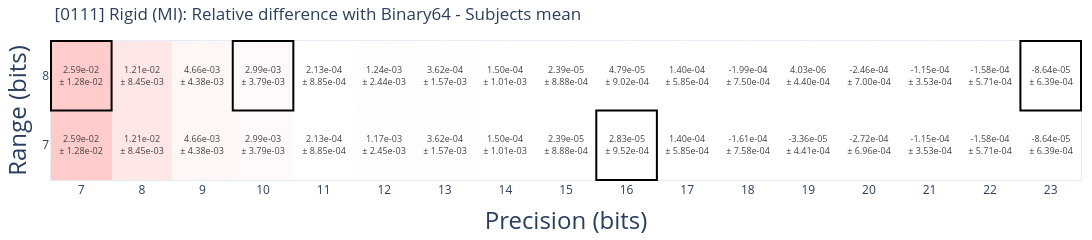
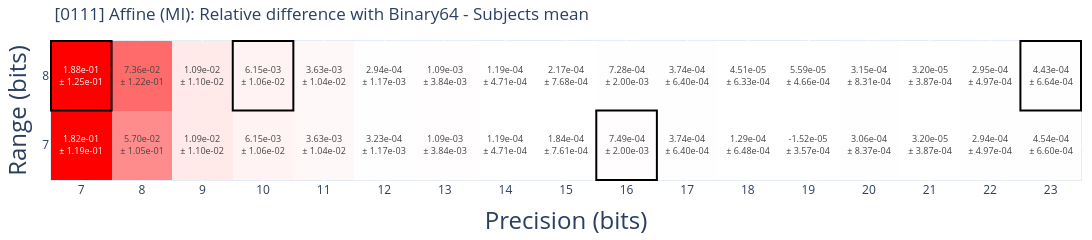
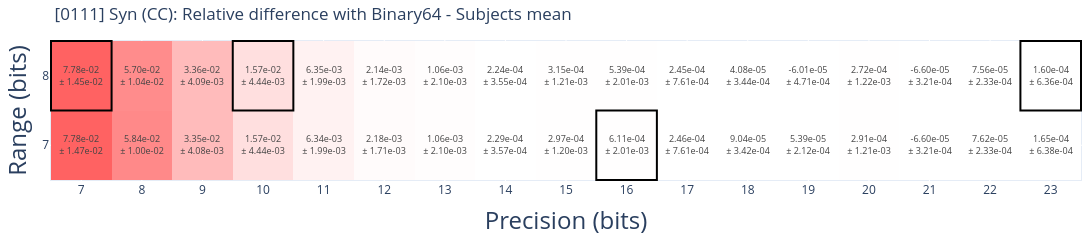
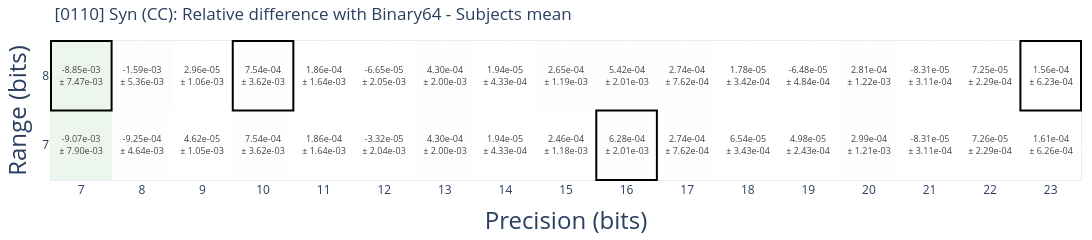

Notebook code cell kept with these figures, in order:
### Code cell
import warnings

warnings.filterwarnings("ignore")

STAGES = [("rigid", "MI"), ("affine", "MI"), ("syn", "CC")]
EXP_IDS = [
    "0111",
    "0110",
    "0100",
    "0011",
    "0001",
    # "1111",
]


def rel_diff(z, metrics):
    return (z - metrics["binary64"]) / np.abs(metrics["binary64"])


def rel_diff_std(x, y, exp_metrics):
    std_delta = np.zeros((len(y), len(x)))
    for yi, y_key in enumerate(y):
        for xi, x_key in enumerate(x):
            std_delta[yi, xi] = np.nanstd(
                np.abs(
                    np.asarray(exp_metrics.get(f"r{y_key}-p{x_key}", np.nan))
                    - np.asarray(exp_metrics["binary64"])
                )
                / np.abs(exp_metrics["binary64"])
            )
    return std_delta


def get_experiment(df, *, exp_id=[]):
    # Always include the binary64 data format
    if isinstance(exp_id, str):
        exp_id = [exp_id]
    return df[df["exp_id"].isin(exp_id + ["0000"])]


def get_stage_max_abs_diff(df: pd.DataFrame, stage: int):
    mean_metrics = get_stage_metric_stats(get_experiment(rv, exp_id=EXP_IDS), stage=3)[
        "mean"
    ]

    raw_metric = np.array(
        [
            x
            for y in get_stage_metric_stats(
                get_experiment(rv, exp_id=EXP_IDS), stage=3
            )["raw_value"].values()
            for x in y
        ]
    )

    return np.nanmax(rel_diff(raw_metric, mean_metrics))


# Compute on a per-stage basis
all_data = get_experiment(rv, exp_id=EXP_IDS)
global_max_abs_diff = np.max(
    [get_stage_max_abs_diff(all_data, stage=stage) for stage in [1, 2, 3]]
)

for exp_id in EXP_IDS:
    exp_data = get_experiment(rv, exp_id=exp_id)
    n_subjects = exp_data["subject"].nunique()

    for stage_id, (stage_name, metric_name) in enumerate(STAGES, 1):
        # Skip unecessary plots
        if (stage_name == "rigid" and exp_id != "0111") or (
            stage_name == "affine" and exp_id in ["0110", "0001"]
        ):
            continue

        stage_metric_stats = get_stage_metric_stats(
            get_experiment(rv, exp_id=EXP_IDS), stage=stage_id
        )
        exp_metric_stats = get_stage_metric_stats(exp_data, stage=stage_id)

        """Metric relative difference with binary64"""
        plot_metric(
            exp_metric_stats,
            max_abs_diff=global_max_abs_diff,
            title=f"[{exp_id}] {stage_name.capitalize()} ({metric_name}): Relative difference with Binary64 - Subjects mean",
            out_file=figures.joinpath(
                f"{exp_id}-{stage_name}-metric_rel_diff-mean.pdf"
            ),
            metric_func=rel_diff,
            std_delta_func=rel_diff_std,
        )

### Figure 1 — Plotly figure (JSON) as saved in the notebook; plotly's stock layout.template omitted (floating-point values rounded to 4 significant figures)
{"data": [{"colorscale": [[0, "grey"], [1, "grey"]], "showscale": false, "type": "heatmap", "x": [7, 8, 9, 10, 11, 12, 13, 14, 15, 16, 17, 18, 19, 20, 21, 22, 23], "y": [7, 8], "z": [[NaN, NaN, NaN, NaN, NaN, NaN, NaN, NaN, NaN, NaN, NaN, NaN, NaN, NaN, NaN, NaN, NaN], [NaN, NaN, NaN, NaN, NaN, NaN, NaN, NaN, NaN, NaN, NaN, NaN, NaN, NaN, NaN, NaN, NaN]]}, {"colorscale": [[0, "green"], [0.5, "white"], [1, "red"]], "showscale": false, "text": [["2.59e-02<br>± 1.28e-02", "1.21e-02<br>± 8.45e-03", "4.66e-03<br>± 4.38e-03", "2.99e-03<br>± 3.79e-03", "2.13e-04<br>± 8.85e-04", "1.17e-03<br>± 2.45e-03", "3.62e-04<br>± 1.57e-03", "1.50e-04<br>± 1.01e-03", "2.39e-05<br>± 8.88e-04", "2.83e-05<br>± 9.52e-04", "1.40e-04<br>± 5.85e-04", "-1.61e-04<br>± 7.58e-04", "-3.36e-05<br>± 4.41e-04", "-2.72e-04<br>± 6.96e-04", "-1.15e-04<br>± 3.53e-04", "-1.58e-04<br>± 5.71e-04", "-8.64e-05<br>± 6.39e-04"], ["2.59e-02<br>± 1.28e-02", "1.21e-02<br>± 8.45e-03", "4.66e-03<br>± 4.38e-03", "2.99e-03<br>± 3.79e-03", "2.13e-04<br>± 8.85e-04", "1.24e-03<br>± 2.44e-03", "3.62e-04<br>± 1.57e-03", "1.50e-04<br>± 1.01e-03", "2.39e-05<br>± 8.88e-04", "4.79e-05<br>± 9.02e-04", "1.40e-04<br>± 5.85e-04", "-1.99e-04<br>± 7.50e-04", "4.03e-06<br>± 4.40e-04", "-2.46e-04<br>± 7.00e-04", "-1.15e-04<br>± 3.53e-04", "-1.58e-04<br>± 5.71e-04", "-8.64e-05<br>± 6.39e-04"]], "texttemplate": "%{text}", "type": "heatmap", "x": [7, 8, 9, 10, 11, 12, 13, 14, 15, 16, 17, 18, 19, 20, 21, 22, 23], "y": [7, 8], "z": [[0.0259, 0.01209, 0.004655, 0.002994, 0.0002128, 0.001173, 0.000362, 0.0001504, 2.39e-05, 2.826e-05, 0.0001398, -0.0001612, -3.361e-05, -0.0002722, -0.0001149, -0.0001583, -8.644e-05], [0.0259, 0.01208, 0.004655, 0.002994, 0.0002128, 0.001239, 0.000362, 0.0001504, 2.39e-05, 4.792e-05, 0.0001398, -0.0001989, 4.029e-06, -0.0002459, -0.0001149, -0.0001583, -8.644e-05]], "zmax": 0.1261, "zmid": 0, "zmin": -0.1261}], "layout": {"height": 200, "margin": {"b": 10, "l": 10, "r": 10, "t": 40}, "shapes": [{"line": {"color": "black", "width": 2}, "type": "rect", "x0": 22.5, "x1": 23.5, "xref": "x", "y0": 7.5, "y1": 8.5, "yref": "y"}, {"line": {"color": "black", "width": 2}, "type": "rect", "x0": 15.5, "x1": 16.5, "xref": "x", "y0": 6.5, "y1": 7.5, "yref": "y"}, {"line": {"color": "black", "width": 2}, "type": "rect", "x0": 9.5, "x1": 10.5, "xref": "x", "y0": 7.5, "y1": 8.5, "yref": "y"}, {"line": {"color": "black", "width": 2}, "type": "rect", "x0": 6.5, "x1": 7.5, "xref": "x", "y0": 7.5, "y1": 8.5, "yref": "y"}], "title": {"text": "[0111] Rigid (MI): Relative difference with Binary64 - Subjects mean"}, "width": 1600, "xaxis": {"ticks": "", "tickvals": [7, 8, 9, 10, 11, 12, 13, 14, 15, 16, 17, 18, 19, 20, 21, 22, 23], "title": {"font": {"size": 24}, "text": "Precision (bits)"}}, "yaxis": {"ticks": "", "tickvals": [7, 8], "title": {"font": {"size": 24}, "text": "Range (bits)"}}}}

### Figure 2 — Plotly figure (JSON) as saved in the notebook; plotly's stock layout.template omitted (floating-point values rounded to 4 significant figures)
{"data": [{"colorscale": [[0, "grey"], [1, "grey"]], "showscale": false, "type": "heatmap", "x": [7, 8, 9, 10, 11, 12, 13, 14, 15, 16, 17, 18, 19, 20, 21, 22, 23], "y": [7, 8], "z": [[NaN, NaN, NaN, NaN, NaN, NaN, NaN, NaN, NaN, NaN, NaN, NaN, NaN, NaN, NaN, NaN, NaN], [NaN, NaN, NaN, NaN, NaN, NaN, NaN, NaN, NaN, NaN, NaN, NaN, NaN, NaN, NaN, NaN, NaN]]}, {"colorscale": [[0, "green"], [0.5, "white"], [1, "red"]], "showscale": false, "text": [["1.82e-01<br>± 1.19e-01", "5.70e-02<br>± 1.05e-01", "1.09e-02<br>± 1.10e-02", "6.15e-03<br>± 1.06e-02", "3.63e-03<br>± 1.04e-02", "3.23e-04<br>± 1.17e-03", "1.09e-03<br>± 3.84e-03", "1.19e-04<br>± 4.71e-04", "1.84e-04<br>± 7.61e-04", "7.49e-04<br>± 2.00e-03", "3.74e-04<br>± 6.40e-04", "1.29e-04<br>± 6.48e-04", "-1.52e-05<br>± 3.57e-04", "3.06e-04<br>± 8.37e-04", "3.20e-05<br>± 3.87e-04", "2.94e-04<br>± 4.97e-04", "4.54e-04<br>± 6.60e-04"], ["1.88e-01<br>± 1.25e-01", "7.36e-02<br>± 1.22e-01", "1.09e-02<br>± 1.10e-02", "6.15e-03<br>± 1.06e-02", "3.63e-03<br>± 1.04e-02", "2.94e-04<br>± 1.17e-03", "1.09e-03<br>± 3.84e-03", "1.19e-04<br>± 4.71e-04", "2.17e-04<br>± 7.68e-04", "7.28e-04<br>± 2.00e-03", "3.74e-04<br>± 6.40e-04", "4.51e-05<br>± 6.33e-04", "5.59e-05<br>± 4.66e-04", "3.15e-04<br>± 8.31e-04", "3.20e-05<br>± 3.87e-04", "2.95e-04<br>± 4.97e-04", "4.43e-04<br>± 6.64e-04"]], "texttemplate": "%{text}", "type": "heatmap", "x": [7, 8, 9, 10, 11, 12, 13, 14, 15, 16, 17, 18, 19, 20, 21, 22, 23], "y": [7, 8], "z": [[0.1815, 0.05702, 0.01089, 0.006146, 0.003632, 0.000323, 0.001095, 0.0001185, 0.0001838, 0.0007487, 0.0003741, 0.0001289, -1.524e-05, 0.0003065, 3.204e-05, 0.000294, 0.0004544], [0.1877, 0.07359, 0.01087, 0.006146, 0.003632, 0.000294, 0.001095, 0.0001185, 0.0002167, 0.000728, 0.0003741, 4.508e-05, 5.591e-05, 0.0003147, 3.204e-05, 0.0002949, 0.0004434]], "zmax": 0.1261, "zmid": 0, "zmin": -0.1261}], "layout": {"height": 200, "margin": {"b": 10, "l": 10, "r": 10, "t": 40}, "shapes": [{"line": {"color": "black", "width": 2}, "type": "rect", "x0": 22.5, "x1": 23.5, "xref": "x", "y0": 7.5, "y1": 8.5, "yref": "y"}, {"line": {"color": "black", "width": 2}, "type": "rect", "x0": 15.5, "x1": 16.5, "xref": "x", "y0": 6.5, "y1": 7.5, "yref": "y"}, {"line": {"color": "black", "width": 2}, "type": "rect", "x0": 9.5, "x1": 10.5, "xref": "x", "y0": 7.5, "y1": 8.5, "yref": "y"}, {"line": {"color": "black", "width": 2}, "type": "rect", "x0": 6.5, "x1": 7.5, "xref": "x", "y0": 7.5, "y1": 8.5, "yref": "y"}], "title": {"text": "[0111] Affine (MI): Relative difference with Binary64 - Subjects mean"}, "width": 1600, "xaxis": {"ticks": "", "tickvals": [7, 8, 9, 10, 11, 12, 13, 14, 15, 16, 17, 18, 19, 20, 21, 22, 23], "title": {"font": {"size": 24}, "text": "Precision (bits)"}}, "yaxis": {"ticks": "", "tickvals": [7, 8], "title": {"font": {"size": 24}, "text": "Range (bits)"}}}}

### Figure 3 — Plotly figure (JSON) as saved in the notebook; plotly's stock layout.template omitted (floating-point values rounded to 4 significant figures)
{"data": [{"colorscale": [[0, "grey"], [1, "grey"]], "showscale": false, "type": "heatmap", "x": [7, 8, 9, 10, 11, 12, 13, 14, 15, 16, 17, 18, 19, 20, 21, 22, 23], "y": [7, 8], "z": [[NaN, NaN, NaN, NaN, NaN, NaN, NaN, NaN, NaN, NaN, NaN, NaN, NaN, NaN, NaN, NaN, NaN], [NaN, NaN, NaN, NaN, NaN, NaN, NaN, NaN, NaN, NaN, NaN, NaN, NaN, NaN, NaN, NaN, NaN]]}, {"colorscale": [[0, "green"], [0.5, "white"], [1, "red"]], "showscale": false, "text": [["7.78e-02<br>± 1.47e-02", "5.84e-02<br>± 1.00e-02", "3.35e-02<br>± 4.08e-03", "1.57e-02<br>± 4.44e-03", "6.34e-03<br>± 1.99e-03", "2.18e-03<br>± 1.71e-03", "1.06e-03<br>± 2.10e-03", "2.29e-04<br>± 3.57e-04", "2.97e-04<br>± 1.20e-03", "6.11e-04<br>± 2.01e-03", "2.46e-04<br>± 7.61e-04", "9.04e-05<br>± 3.42e-04", "5.39e-05<br>± 2.12e-04", "2.91e-04<br>± 1.21e-03", "-6.60e-05<br>± 3.21e-04", "7.62e-05<br>± 2.33e-04", "1.65e-04<br>± 6.38e-04"], ["7.78e-02<br>± 1.45e-02", "5.70e-02<br>± 1.04e-02", "3.36e-02<br>± 4.09e-03", "1.57e-02<br>± 4.44e-03", "6.35e-03<br>± 1.99e-03", "2.14e-03<br>± 1.72e-03", "1.06e-03<br>± 2.10e-03", "2.24e-04<br>± 3.55e-04", "3.15e-04<br>± 1.21e-03", "5.39e-04<br>± 2.01e-03", "2.45e-04<br>± 7.61e-04", "4.08e-05<br>± 3.44e-04", "-6.01e-05<br>± 4.71e-04", "2.72e-04<br>± 1.22e-03", "-6.60e-05<br>± 3.21e-04", "7.56e-05<br>± 2.33e-04", "1.60e-04<br>± 6.36e-04"]], "texttemplate": "%{text}", "type": "heatmap", "x": [7, 8, 9, 10, 11, 12, 13, 14, 15, 16, 17, 18, 19, 20, 21, 22, 23], "y": [7, 8], "z": [[0.07781, 0.05838, 0.03346, 0.01567, 0.006341, 0.002183, 0.001061, 0.0002293, 0.0002971, 0.000611, 0.0002458, 9.036e-05, 5.386e-05, 0.0002913, -6.602e-05, 7.617e-05, 0.0001646], [0.07781, 0.05695, 0.03357, 0.01567, 0.006355, 0.002142, 0.001058, 0.0002242, 0.0003151, 0.0005389, 0.0002452, 4.083e-05, -6.011e-05, 0.0002717, -6.602e-05, 7.563e-05, 0.0001596]], "zmax": 0.1261, "zmid": 0, "zmin": -0.1261}], "layout": {"height": 200, "margin": {"b": 10, "l": 10, "r": 10, "t": 40}, "shapes": [{"line": {"color": "black", "width": 2}, "type": "rect", "x0": 22.5, "x1": 23.5, "xref": "x", "y0": 7.5, "y1": 8.5, "yref": "y"}, {"line": {"color": "black", "width": 2}, "type": "rect", "x0": 15.5, "x1": 16.5, "xref": "x", "y0": 6.5, "y1": 7.5, "yref": "y"}, {"line": {"color": "black", "width": 2}, "type": "rect", "x0": 9.5, "x1": 10.5, "xref": "x", "y0": 7.5, "y1": 8.5, "yref": "y"}, {"line": {"color": "black", "width": 2}, "type": "rect", "x0": 6.5, "x1": 7.5, "xref": "x", "y0": 7.5, "y1": 8.5, "yref": "y"}], "title": {"text": "[0111] Syn (CC): Relative difference with Binary64 - Subjects mean"}, "width": 1600, "xaxis": {"ticks": "", "tickvals": [7, 8, 9, 10, 11, 12, 13, 14, 15, 16, 17, 18, 19, 20, 21, 22, 23], "title": {"font": {"size": 24}, "text": "Precision (bits)"}}, "yaxis": {"ticks": "", "tickvals": [7, 8], "title": {"font": {"size": 24}, "text": "Range (bits)"}}}}

### Figure 4 — Plotly figure (JSON) as saved in the notebook; plotly's stock layout.template omitted (floating-point values rounded to 4 significant figures)
{"data": [{"colorscale": [[0, "grey"], [1, "grey"]], "showscale": false, "type": "heatmap", "x": [7, 8, 9, 10, 11, 12, 13, 14, 15, 16, 17, 18, 19, 20, 21, 22, 23], "y": [7, 8], "z": [[NaN, NaN, NaN, NaN, NaN, NaN, NaN, NaN, NaN, NaN, NaN, NaN, NaN, NaN, NaN, NaN, NaN], [NaN, NaN, NaN, NaN, NaN, NaN, NaN, NaN, NaN, NaN, NaN, NaN, NaN, NaN, NaN, NaN, NaN]]}, {"colorscale": [[0, "green"], [0.5, "white"], [1, "red"]], "showscale": false, "text": [["-9.07e-03<br>± 7.90e-03", "-9.25e-04<br>± 4.64e-03", "4.62e-05<br>± 1.05e-03", "7.54e-04<br>± 3.62e-03", "1.86e-04<br>± 1.64e-03", "-3.32e-05<br>± 2.04e-03", "4.30e-04<br>± 2.00e-03", "1.94e-05<br>± 4.33e-04", "2.46e-04<br>± 1.18e-03", "6.28e-04<br>± 2.01e-03", "2.74e-04<br>± 7.62e-04", "6.54e-05<br>± 3.43e-04", "4.98e-05<br>± 2.43e-04", "2.99e-04<br>± 1.21e-03", "-8.31e-05<br>± 3.11e-04", "7.26e-05<br>± 2.29e-04", "1.61e-04<br>± 6.26e-04"], ["-8.85e-03<br>± 7.47e-03", "-1.59e-03<br>± 5.36e-03", "2.96e-05<br>± 1.06e-03", "7.54e-04<br>± 3.62e-03", "1.86e-04<br>± 1.64e-03", "-6.65e-05<br>± 2.05e-03", "4.30e-04<br>± 2.00e-03", "1.94e-05<br>± 4.33e-04", "2.65e-04<br>± 1.19e-03", "5.42e-04<br>± 2.01e-03", "2.74e-04<br>± 7.62e-04", "1.78e-05<br>± 3.42e-04", "-6.48e-05<br>± 4.84e-04", "2.81e-04<br>± 1.22e-03", "-8.31e-05<br>± 3.11e-04", "7.25e-05<br>± 2.29e-04", "1.56e-04<br>± 6.23e-04"]], "texttemplate": "%{text}", "type": "heatmap", "x": [7, 8, 9, 10, 11, 12, 13, 14, 15, 16, 17, 18, 19, 20, 21, 22, 23], "y": [7, 8], "z": [[-0.009073, -0.0009247, 4.623e-05, 0.0007541, 0.0001863, -3.324e-05, 0.00043, 1.938e-05, 0.0002459, 0.0006284, 0.0002738, 6.541e-05, 4.977e-05, 0.0002992, -8.309e-05, 7.264e-05, 0.0001613], [-0.008848, -0.001594, 2.963e-05, 0.0007541, 0.0001863, -6.646e-05, 0.00043, 1.938e-05, 0.0002645, 0.0005424, 0.0002738, 1.783e-05, -6.479e-05, 0.0002806, -8.309e-05, 7.246e-05, 0.0001564]], "zmax": 0.1261, "zmid": 0, "zmin": -0.1261}], "layout": {"height": 200, "margin": {"b": 10, "l": 10, "r": 10, "t": 40}, "shapes": [{"line": {"color": "black", "width": 2}, "type": "rect", "x0": 22.5, "x1": 23.5, "xref": "x", "y0": 7.5, "y1": 8.5, "yref": "y"}, {"line": {"color": "black", "width": 2}, "type": "rect", "x0": 15.5, "x1": 16.5, "xref": "x", "y0": 6.5, "y1": 7.5, "yref": "y"}, {"line": {"color": "black", "width": 2}, "type": "rect", "x0": 9.5, "x1": 10.5, "xref": "x", "y0": 7.5, "y1": 8.5, "yref": "y"}, {"line": {"color": "black", "width": 2}, "type": "rect", "x0": 6.5, "x1": 7.5, "xref": "x", "y0": 7.5, "y1": 8.5, "yref": "y"}], "title": {"text": "[0110] Syn (CC): Relative difference with Binary64 - Subjects mean"}, "width": 1600, "xaxis": {"ticks": "", "tickvals": [7, 8, 9, 10, 11, 12, 13, 14, 15, 16, 17, 18, 19, 20, 21, 22, 23], "title": {"font": {"size": 24}, "text": "Precision (bits)"}}, "yaxis": {"ticks": "", "tickvals": [7, 8], "title": {"font": {"size": 24}, "text": "Range (bits)"}}}}
